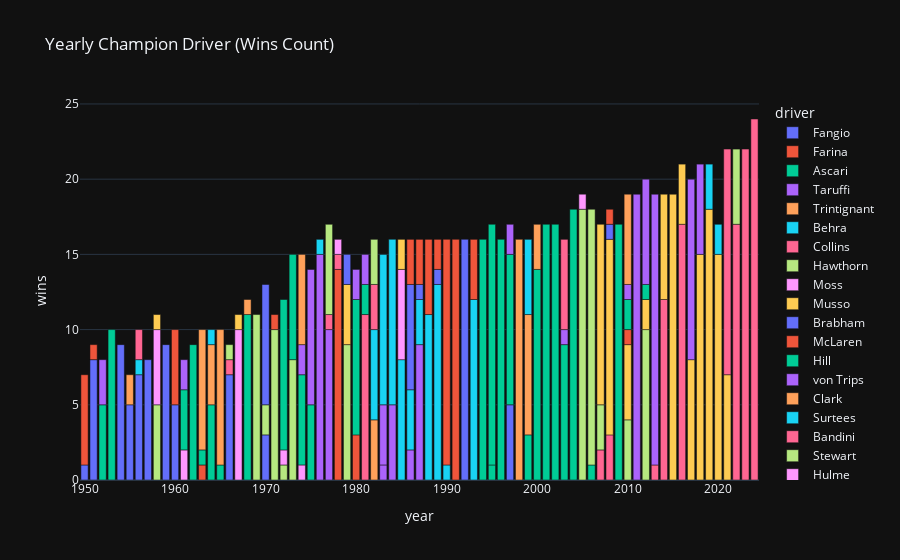

Notebook code cell kept with this figure:
### Markdown cell above
### 🏁 Yearly Champion Drivers (Wins Count)

This section focuses on identifying the **race winners** for each season.

- We filter races where the driver finished in **position 1**.
- Then, we count how many races each driver won per year.
- The resulting bar chart shows **which drivers dominated specific seasons** based on win count.

This helps us understand which drivers were consistently outperforming others across different years.

### Code cell
season_winners = merged_df[merged_df['position'] == 1]
winners_per_season = season_winners.groupby(['year', 'driver']).size().reset_index(name='wins')

fig = px.bar(
    winners_per_season,
    x='year',
    y='wins',
    color='driver',
    title='Yearly Champion Driver (Wins Count)',
    template='plotly_dark'
)
fig.show()

### Figure 1 — Plotly figure (JSON) as saved in the notebook; plotly's stock layout.template omitted (floating-point values rounded to 4 significant figures)
{"data": [{"hovertemplate": "driver=Fangio<br>year=%{x}<br>wins=%{y}<extra></extra>", "legendgroup": "Fangio", "marker": {"color": "#636efa", "pattern": {"shape": ""}}, "name": "Fangio", "orientation": "v", "showlegend": true, "textposition": "auto", "type": "bar", "x": [1950, 1951, 1954, 1955, 1956, 1957], "xaxis": "x", "y": [1, 8, 9, 5, 7, 8], "yaxis": "y"}, {"hovertemplate": "driver=Farina<br>year=%{x}<br>wins=%{y}<extra></extra>", "legendgroup": "Farina", "marker": {"color": "#EF553B", "pattern": {"shape": ""}}, "name": "Farina", "orientation": "v", "showlegend": true, "textposition": "auto", "type": "bar", "x": [1950, 1951], "xaxis": "x", "y": [6, 1], "yaxis": "y"}, {"hovertemplate": "driver=Ascari<br>year=%{x}<br>wins=%{y}<extra></extra>", "legendgroup": "Ascari", "marker": {"color": "#00cc96", "pattern": {"shape": ""}}, "name": "Ascari", "orientation": "v", "showlegend": true, "textposition": "auto", "type": "bar", "x": [1952, 1953], "xaxis": "x", "y": [5, 10], "yaxis": "y"}, {"hovertemplate": "driver=Taruffi<br>year=%{x}<br>wins=%{y}<extra></extra>", "legendgroup": "Taruffi", "marker": {"color": "#ab63fa", "pattern": {"shape": ""}}, "name": "Taruffi", "orientation": "v", "showlegend": true, "textposition": "auto", "type": "bar", "x": [1952], "xaxis": "x", "y": [3], "yaxis": "y"}, {"hovertemplate": "driver=Trintignant<br>year=%{x}<br>wins=%{y}<extra></extra>", "legendgroup": "Trintignant", "marker": {"color": "#FFA15A", "pattern": {"shape": ""}}, "name": "Trintignant", "orientation": "v", "showlegend": true, "textposition": "auto", "type": "bar", "x": [1955], "xaxis": "x", "y": [2], "yaxis": "y"}, {"hovertemplate": "driver=Behra<br>year=%{x}<br>wins=%{y}<extra></extra>", "legendgroup": "Behra", "marker": {"color": "#19d3f3", "pattern": {"shape": ""}}, "name": "Behra", "orientation": "v", "showlegend": true, "textposition": "auto", "type": "bar", "x": [1956], "xaxis": "x", "y": [1], "yaxis": "y"}, {"hovertemplate": "driver=Collins<br>year=%{x}<br>wins=%{y}<extra></extra>", "legendgroup": "Collins", "marker": {"color": "#FF6692", "pattern": {"shape": ""}}, "name": "Collins", "orientation": "v", "showlegend": true, "textposition": "auto", "type": "bar", "x": [1956], "xaxis": "x", "y": [2], "yaxis": "y"}, {"hovertemplate": "driver=Hawthorn<br>year=%{x}<br>wins=%{y}<extra></extra>", "legendgroup": "Hawthorn", "marker": {"color": "#B6E880", "pattern": {"shape": ""}}, "name": "Hawthorn", "orientation": "v", "showlegend": true, "textposition": "auto", "type": "bar", "x": [1958], "xaxis": "x", "y": [5], "yaxis": "y"}, {"hovertemplate": "driver=Moss<br>year=%{x}<br>wins=%{y}<extra></extra>", "legendgroup": "Moss", "marker": {"color": "#FF97FF", "pattern": {"shape": ""}}, "name": "Moss", "orientation": "v", "showlegend": true, "textposition": "auto", "type": "bar", "x": [1958, 1961], "xaxis": "x", "y": [5, 2], "yaxis": "y"}, {"hovertemplate": "driver=Musso<br>year=%{x}<br>wins=%{y}<extra></extra>", "legendgroup": "Musso", "marker": {"color": "#FECB52", "pattern": {"shape": ""}}, "name": "Musso", "orientation": "v", "showlegend": true, "textposition": "auto", "type": "bar", "x": [1958], "xaxis": "x", "y": [1], "yaxis": "y"}, {"hovertemplate": "driver=Brabham<br>year=%{x}<br>wins=%{y}<extra></extra>", "legendgroup": "Brabham", "marker": {"color": "#636efa", "pattern": {"shape": ""}}, "name": "Brabham", "orientation": "v", "showlegend": true, "textposition": "auto", "type": "bar", "x": [1959, 1960, 1966, 1970], "xaxis": "x", "y": [9, 5, 7, 3], "yaxis": "y"}, {"hovertemplate": "driver=McLaren<br>year=%{x}<br>wins=%{y}<extra></extra>", "legendgroup": "McLaren", "marker": {"color": "#EF553B", "pattern": {"shape": ""}}, "name": "McLaren", "orientation": "v", "showlegend": true, "textposition": "auto", "type": "bar", "x": [1960, 1963], "xaxis": "x", "y": [5, 1], "yaxis": "y"}, {"hovertemplate": "driver=Hill<br>year=%{x}<br>wins=%{y}<extra></extra>", "legendgroup": "Hill", "marker": {"color": "#00cc96", "pattern": {"shape": ""}}, "name": "Hill", "orientation": "v", "showlegend": true, "textposition": "auto", "type": "bar", "x": [1961, 1962, 1963, 1964, 1965, 1968, 1995, 1996], "xaxis": "x", "y": [4, 9, 1, 5, 1, 11, 1, 16], "yaxis": "y"}, {"hovertemplate": "driver=von Trips<br>year=%{x}<br>wins=%{y}<extra></extra>", "legendgroup": "von Trips", "marker": {"color": "#ab63fa", "pattern": {"shape": ""}}, "name": "von Trips", "orientation": "v", "showlegend": true, "textposition": "auto", "type": "bar", "x": [1961], "xaxis": "x", "y": [2], "yaxis": "y"}, {"hovertemplate": "driver=Clark<br>year=%{x}<br>wins=%{y}<extra></extra>", "legendgroup": "Clark", "marker": {"color": "#FFA15A", "pattern": {"shape": ""}}, "name": "Clark", "orientation": "v", "showlegend": true, "textposition": "auto", "type": "bar", "x": [1963, 1964, 1965, 1968], "xaxis": "x", "y": [8, 4, 9, 1], "yaxis": "y"}, {"hovertemplate": "driver=Surtees<br>year=%{x}<br>wins=%{y}<extra></extra>", "legendgroup": "Surtees", "marker": {"color": "#19d3f3", "pattern": {"shape": ""}}, "name": "Surtees", "orientation": "v", "showlegend": true, "textposition": "auto", "type": "bar", "x": [1964], "xaxis": "x", "y": [1], "yaxis": "y"}, {"hovertemplate": "driver=Bandini<br>year=%{x}<br>wins=%{y}<extra></extra>", "legendgroup": "Bandini", "marker": {"color": "#FF6692", "pattern": {"shape": ""}}, "name": "Bandini", "orientation": "v", "showlegend": true, "textposition": "auto", "type": "bar", "x": [1966], "xaxis": "x", "y": [1], "yaxis": "y"}, {"hovertemplate": "driver=Stewart<br>year=%{x}<br>wins=%{y}<extra></extra>", "legendgroup": "Stewart", "marker": {"color": "#B6E880", "pattern": {"shape": ""}}, "name": "Stewart", "orientation": "v", "showlegend": true, "textposition": "auto", "type": "bar", "x": [1966, 1969, 1970, 1971, 1972, 1973], "xaxis": "x", "y": [1, 11, 2, 10, 1, 8], "yaxis": "y"}, {"hovertemplate": "driver=Hulme<br>year=%{x}<br>wins=%{y}<extra></extra>", "legendgroup": "Hulme", "marker": {"color": "#FF97FF", "pattern": {"shape": ""}}, "name": "Hulme", "orientation": "v", "showlegend": true, "textposition": "auto", "type": "bar", "x": [1967, 1972, 1974], "xaxis": "x", "y": [10, 1, 1], "yaxis": "y"}, {"hovertemplate": "driver=Rodríguez<br>year=%{x}<br>wins=%{y}<extra></extra>", "legendgroup": "Rodríguez", "marker": {"color": "#FECB52", "pattern": {"shape": ""}}, "name": "Rodríguez", "orientation": "v", "showlegend": true, "textposition": "auto", "type": "bar", "x": [1967], "xaxis": "x", "y": [1], "yaxis": "y"}, {"hovertemplate": "driver=Rindt<br>year=%{x}<br>wins=%{y}<extra></extra>", "legendgroup": "Rindt", "marker": {"color": "#636efa", "pattern": {"shape": ""}}, "name": "Rindt", "orientation": "v", "showlegend": true, "textposition": "auto", "type": "bar", "x": [1970], "xaxis": "x", "y": [8], "yaxis": "y"}, {"hovertemplate": "driver=Andretti<br>year=%{x}<br>wins=%{y}<extra></extra>", "legendgroup": "Andretti", "marker": {"color": "#EF553B", "pattern": {"shape": ""}}, "name": "Andretti", "orientation": "v", "showlegend": true, "textposition": "auto", "type": "bar", "x": [1971, 1978], "xaxis": "x", "y": [1, 14], "yaxis": "y"}, {"hovertemplate": "driver=Fittipaldi<br>year=%{x}<br>wins=%{y}<extra></extra>", "legendgroup": "Fittipaldi", "marker": {"color": "#00cc96", "pattern": {"shape": ""}}, "name": "Fittipaldi", "orientation": "v", "showlegend": true, "textposition": "auto", "type": "bar", "x": [1972, 1973, 1974, 1975], "xaxis": "x", "y": [10, 7, 6, 5], "yaxis": "y"}, {"hovertemplate": "driver=Lauda<br>year=%{x}<br>wins=%{y}<extra></extra>", "legendgroup": "Lauda", "marker": {"color": "#ab63fa", "pattern": {"shape": ""}}, "name": "Lauda", "orientation": "v", "showlegend": true, "textposition": "auto", "type": "bar", "x": [1974, 1975, 1976, 1977, 1983, 1984], "xaxis": "x", "y": [2, 9, 15, 10, 1, 5], "yaxis": "y"}, {"hovertemplate": "driver=Regazzoni<br>year=%{x}<br>wins=%{y}<extra></extra>", "legendgroup": "Regazzoni", "marker": {"color": "#FFA15A", "pattern": {"shape": ""}}, "name": "Regazzoni", "orientation": "v", "showlegend": true, "textposition": "auto", "type": "bar", "x": [1974], "xaxis": "x", "y": [6], "yaxis": "y"}, {"hovertemplate": "driver=Hunt<br>year=%{x}<br>wins=%{y}<extra></extra>", "legendgroup": "Hunt", "marker": {"color": "#19d3f3", "pattern": {"shape": ""}}, "name": "Hunt", "orientation": "v", "showlegend": true, "textposition": "auto", "type": "bar", "x": [1976], "xaxis": "x", "y": [1], "yaxis": "y"}, {"hovertemplate": "driver=Reutemann<br>year=%{x}<br>wins=%{y}<extra></extra>", "legendgroup": "Reutemann", "marker": {"color": "#FF6692", "pattern": {"shape": ""}}, "name": "Reutemann", "orientation": "v", "showlegend": true, "textposition": "auto", "type": "bar", "x": [1977, 1978, 1981], "xaxis": "x", "y": [1, 1, 11], "yaxis": "y"}, {"hovertemplate": "driver=Scheckter<br>year=%{x}<br>wins=%{y}<extra></extra>", "legendgroup": "Scheckter", "marker": {"color": "#B6E880", "pattern": {"shape": ""}}, "name": "Scheckter", "orientation": "v", "showlegend": true, "textposition": "auto", "type": "bar", "x": [1977, 1979], "xaxis": "x", "y": [6, 9], "yaxis": "y"}, {"hovertemplate": "driver=Depailler<br>year=%{x}<br>wins=%{y}<extra></extra>", "legendgroup": "Depailler", "marker": {"color": "#FF97FF", "pattern": {"shape": ""}}, "name": "Depailler", "orientation": "v", "showlegend": true, "textposition": "auto", "type": "bar", "x": [1978], "xaxis": "x", "y": [1], "yaxis": "y"}, {"hovertemplate": "driver=Laffite<br>year=%{x}<br>wins=%{y}<extra></extra>", "legendgroup": "Laffite", "marker": {"color": "#FECB52", "pattern": {"shape": ""}}, "name": "Laffite", "orientation": "v", "showlegend": true, "textposition": "auto", "type": "bar", "x": [1979], "xaxis": "x", "y": [4], "yaxis": "y"}, {"hovertemplate": "driver=Villeneuve<br>year=%{x}<br>wins=%{y}<extra></extra>", "legendgroup": "Villeneuve", "marker": {"color": "#636efa", "pattern": {"shape": ""}}, "name": "Villeneuve", "orientation": "v", "showlegend": true, "textposition": "auto", "type": "bar", "x": [1979, 1997], "xaxis": "x", "y": [2, 5], "yaxis": "y"}, {"hovertemplate": "driver=Arnoux<br>year=%{x}<br>wins=%{y}<extra></extra>", "legendgroup": "Arnoux", "marker": {"color": "#EF553B", "pattern": {"shape": ""}}, "name": "Arnoux", "orientation": "v", "showlegend": true, "textposition": "auto", "type": "bar", "x": [1980], "xaxis": "x", "y": [3], "yaxis": "y"}, {"hovertemplate": "driver=Jones<br>year=%{x}<br>wins=%{y}<extra></extra>", "legendgroup": "Jones", "marker": {"color": "#00cc96", "pattern": {"shape": ""}}, "name": "Jones", "orientation": "v", "showlegend": true, "textposition": "auto", "type": "bar", "x": [1980, 1981], "xaxis": "x", "y": [9, 2], "yaxis": "y"}, {"hovertemplate": "driver=Piquet<br>year=%{x}<br>wins=%{y}<extra></extra>", "legendgroup": "Piquet", "marker": {"color": "#ab63fa", "pattern": {"shape": ""}}, "name": "Piquet", "orientation": "v", "showlegend": true, "textposition": "auto", "type": "bar", "x": [1980, 1981, 1983, 1986, 1987], "xaxis": "x", "y": [2, 2, 4, 2, 9], "yaxis": "y"}, {"hovertemplate": "driver=Pironi<br>year=%{x}<br>wins=%{y}<extra></extra>", "legendgroup": "Pironi", "marker": {"color": "#FFA15A", "pattern": {"shape": ""}}, "name": "Pironi", "orientation": "v", "showlegend": true, "textposition": "auto", "type": "bar", "x": [1982], "xaxis": "x", "y": [4], "yaxis": "y"}, {"hovertemplate": "driver=Prost<br>year=%{x}<br>wins=%{y}<extra></extra>", "legendgroup": "Prost", "marker": {"color": "#19d3f3", "pattern": {"shape": ""}}, "name": "Prost", "orientation": "v", "showlegend": true, "textposition": "auto", "type": "bar", "x": [1982, 1983, 1984, 1985, 1986, 1987, 1988, 1989, 1990, 1993], "xaxis": "x", "y": [6, 10, 11, 8, 4, 3, 11, 13, 1, 12], "yaxis": "y"}, {"hovertemplate": "driver=Rosberg<br>year=%{x}<br>wins=%{y}<extra></extra>", "legendgroup": "Rosberg", "marker": {"color": "#FF6692", "pattern": {"shape": ""}}, "name": "Rosberg", "orientation": "v", "showlegend": true, "textposition": "auto", "type": "bar", "x": [1982, 2014, 2016], "xaxis": "x", "y": [3, 12, 17], "yaxis": "y"}, {"hovertemplate": "driver=Watson<br>year=%{x}<br>wins=%{y}<extra></extra>", "legendgroup": "Watson", "marker": {"color": "#B6E880", "pattern": {"shape": ""}}, "name": "Watson", "orientation": "v", "showlegend": true, "textposition": "auto", "type": "bar", "x": [1982], "xaxis": "x", "y": [3], "yaxis": "y"}, {"hovertemplate": "driver=Alboreto<br>year=%{x}<br>wins=%{y}<extra></extra>", "legendgroup": "Alboreto", "marker": {"color": "#FF97FF", "pattern": {"shape": ""}}, "name": "Alboreto", "orientation": "v", "showlegend": true, "textposition": "auto", "type": "bar", "x": [1985], "xaxis": "x", "y": [6], "yaxis": "y"}, {"hovertemplate": "driver=de Angelis<br>year=%{x}<br>wins=%{y}<extra></extra>", "legendgroup": "de Angelis", "marker": {"color": "#FECB52", "pattern": {"shape": ""}}, "name": "de Angelis", "orientation": "v", "showlegend": true, "textposition": "auto", "type": "bar", "x": [1985], "xaxis": "x", "y": [2], "yaxis": "y"}, {"hovertemplate": "driver=Mansell<br>year=%{x}<br>wins=%{y}<extra></extra>", "legendgroup": "Mansell", "marker": {"color": "#636efa", "pattern": {"shape": ""}}, "name": "Mansell", "orientation": "v", "showlegend": true, "textposition": "auto", "type": "bar", "x": [1986, 1987, 1989, 1992], "xaxis": "x", "y": [7, 1, 1, 16], "yaxis": "y"}, {"hovertemplate": "driver=Senna<br>year=%{x}<br>wins=%{y}<extra></extra>", "legendgroup": "Senna", "marker": {"color": "#EF553B", "pattern": {"shape": ""}}, "name": "Senna", "orientation": "v", "showlegend": true, "textposition": "auto", "type": "bar", "x": [1986, 1987, 1988, 1989, 1990, 1991, 1993], "xaxis": "x", "y": [3, 3, 5, 2, 15, 16, 4], "yaxis": "y"}, {"hovertemplate": "driver=Schumacher<br>year=%{x}<br>wins=%{y}<extra></extra>", "legendgroup": "Schumacher", "marker": {"color": "#00cc96", "pattern": {"shape": ""}}, "name": "Schumacher", "orientation": "v", "showlegend": true, "textposition": "auto", "type": "bar", "x": [1994, 1995, 1997, 1999, 2000, 2001, 2002, 2003, 2004, 2006], "xaxis": "x", "y": [16, 16, 10, 3, 14, 17, 17, 9, 18, 1], "yaxis": "y"}, {"hovertemplate": "driver=Coulthard<br>year=%{x}<br>wins=%{y}<extra></extra>", "legendgroup": "Coulthard", "marker": {"color": "#ab63fa", "pattern": {"shape": ""}}, "name": "Coulthard", "orientation": "v", "showlegend": true, "textposition": "auto", "type": "bar", "x": [1997, 2003], "xaxis": "x", "y": [2, 1], "yaxis": "y"}, {"hovertemplate": "driver=Häkkinen<br>year=%{x}<br>wins=%{y}<extra></extra>", "legendgroup": "Häkkinen", "marker": {"color": "#FFA15A", "pattern": {"shape": ""}}, "name": "Häkkinen", "orientation": "v", "showlegend": true, "textposition": "auto", "type": "bar", "x": [1998, 1999, 2000], "xaxis": "x", "y": [16, 8, 3], "yaxis": "y"}, {"hovertemplate": "driver=Irvine<br>year=%{x}<br>wins=%{y}<extra></extra>", "legendgroup": "Irvine", "marker": {"color": "#19d3f3", "pattern": {"shape": ""}}, "name": "Irvine", "orientation": "v", "showlegend": true, "textposition": "auto", "type": "bar", "x": [1999], "xaxis": "x", "y": [5], "yaxis": "y"}, {"hovertemplate": "driver=Räikkönen<br>year=%{x}<br>wins=%{y}<extra></extra>", "legendgroup": "Räikkönen", "marker": {"color": "#FF6692", "pattern": {"shape": ""}}, "name": "Räikkönen", "orientation": "v", "showlegend": true, "textposition": "auto", "type": "bar", "x": [2003, 2007, 2008, 2013], "xaxis": "x", "y": [6, 2, 3, 1], "yaxis": "y"}, {"hovertemplate": "driver=Alonso<br>year=%{x}<br>wins=%{y}<extra></extra>", "legendgroup": "Alonso", "marker": {"color": "#B6E880", "pattern": {"shape": ""}}, "name": "Alonso", "orientation": "v", "showlegend": true, "textposition": "auto", "type": "bar", "x": [2005, 2006, 2007, 2010, 2012], "xaxis": "x", "y": [18, 17, 3, 4, 10], "yaxis": "y"}, {"hovertemplate": "driver=Fisichella<br>year=%{x}<br>wins=%{y}<extra></extra>", "legendgroup": "Fisichella", "marker": {"color": "#FF97FF", "pattern": {"shape": ""}}, "name": "Fisichella", "orientation": "v", "showlegend": true, "textposition": "auto", "type": "bar", "x": [2005], "xaxis": "x", "y": [1], "yaxis": "y"}, {"hovertemplate": "driver=Hamilton<br>year=%{x}<br>wins=%{y}<extra></extra>", "legendgroup": "Hamilton", "marker": {"color": "#FECB52", "pattern": {"shape": ""}}, "name": "Hamilton", "orientation": "v", "showlegend": true, "textposition": "auto", "type": "bar", "x": [2007, 2008, 2010, 2012, 2014, 2015, 2016, 2017, 2018, 2019, 2020, 2021], "xaxis": "x", "y": [12, 13, 5, 2, 7, 19, 4, 8, 15, 18, 15, 7], "yaxis": "y"}, {"hovertemplate": "driver=Kubica<br>year=%{x}<br>wins=%{y}<extra></extra>", "legendgroup": "Kubica", "marker": {"color": "#636efa", "pattern": {"shape": ""}}, "name": "Kubica", "orientation": "v", "showlegend": true, "textposition": "auto", "type": "bar", "x": [2008], "xaxis": "x", "y": [1], "yaxis": "y"}, {"hovertemplate": "driver=Massa<br>year=%{x}<br>wins=%{y}<extra></extra>", "legendgroup": "Massa", "marker": {"color": "#EF553B", "pattern": {"shape": ""}}, "name": "Massa", "orientation": "v", "showlegend": true, "textposition": "auto", "type": "bar", "x": [2008, 2010], "xaxis": "x", "y": [1, 1], "yaxis": "y"}, {"hovertemplate": "driver=Button<br>year=%{x}<br>wins=%{y}<extra></extra>", "legendgroup": "Button", "marker": {"color": "#00cc96", "pattern": {"shape": ""}}, "name": "Button", "orientation": "v", "showlegend": true, "textposition": "auto", "type": "bar", "x": [2009, 2010, 2012], "xaxis": "x", "y": [17, 2, 1], "yaxis": "y"}, {"hovertemplate": "driver=Vettel<br>year=%{x}<br>wins=%{y}<extra></extra>", "legendgroup": "Vettel", "marker": {"color": "#ab63fa", "pattern": {"shape": ""}}, "name": "Vettel", "orientation": "v", "showlegend": true, "textposition": "auto", "type": "bar", "x": [2010, 2011, 2012, 2013, 2017, 2018], "xaxis": "x", "y": [1, 19, 7, 18, 12, 6], "yaxis": "y"}, {"hovertemplate": "driver=Webber<br>year=%{x}<br>wins=%{y}<extra></extra>", "legendgroup": "Webber", "marker": {"color": "#FFA15A", "pattern": {"shape": ""}}, "name": "Webber", "orientation": "v", "showlegend": true, "textposition": "auto", "type": "bar", "x": [2010], "xaxis": "x", "y": [6], "yaxis": "y"}, {"hovertemplate": "driver=Bottas<br>year=%{x}<br>wins=%{y}<extra></extra>", "legendgroup": "Bottas", "marker": {"color": "#19d3f3", "pattern": {"shape": ""}}, "name": "Bottas", "orientation": "v", "showlegend": true, "textposition": "auto", "type": "bar", "x": [2019, 2020], "xaxis": "x", "y": [3, 2], "yaxis": "y"}, {"hovertemplate": "driver=Verstappen<br>year=%{x}<br>wins=%{y}<extra></extra>", "legendgroup": "Verstappen", "marker": {"color": "#FF6692", "pattern": {"shape": ""}}, "name": "Verstappen", "orientation": "v", "showlegend": true, "textposition": "auto", "type": "bar", "x": [2021, 2022, 2023, 2024], "xaxis": "x", "y": [15, 17, 22, 24], "yaxis": "y"}, {"hovertemplate": "driver=Leclerc<br>year=%{x}<br>wins=%{y}<extra></extra>", "legendgroup": "Leclerc", "marker": {"color": "#B6E880", "pattern": {"shape": ""}}, "name": "Leclerc", "orientation": "v", "showlegend": true, "textposition": "auto", "type": "bar", "x": [2022], "xaxis": "x", "y": [5], "yaxis": "y"}], "layout": {"barmode": "relative", "legend": {"title": {"text": "driver"}, "tracegroupgap": 0}, "title": {"text": "Yearly Champion Driver (Wins Count)"}, "xaxis": {"anchor": "y", "domain": [0, 1], "title": {"text": "year"}}, "yaxis": {"anchor": "x", "domain": [0, 1], "title": {"text": "wins"}}}}
